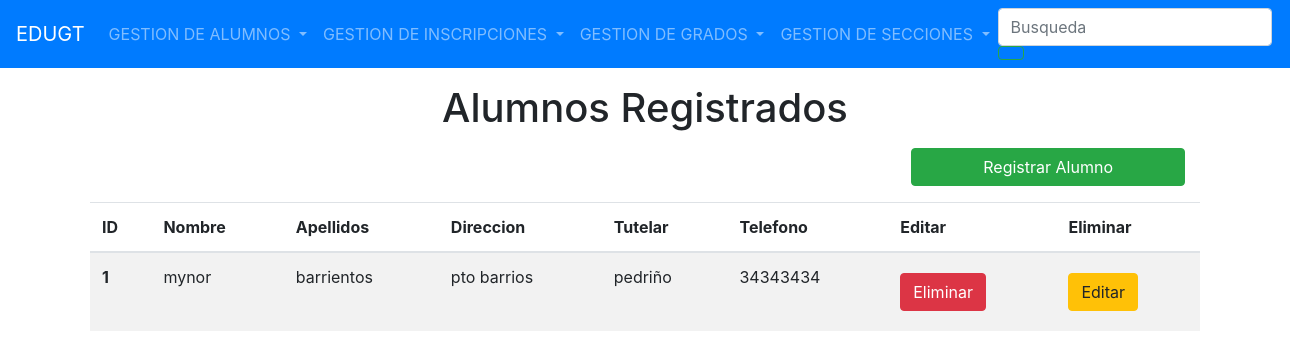
/listarAlumnos/, run on an earlier commit of the app's database.
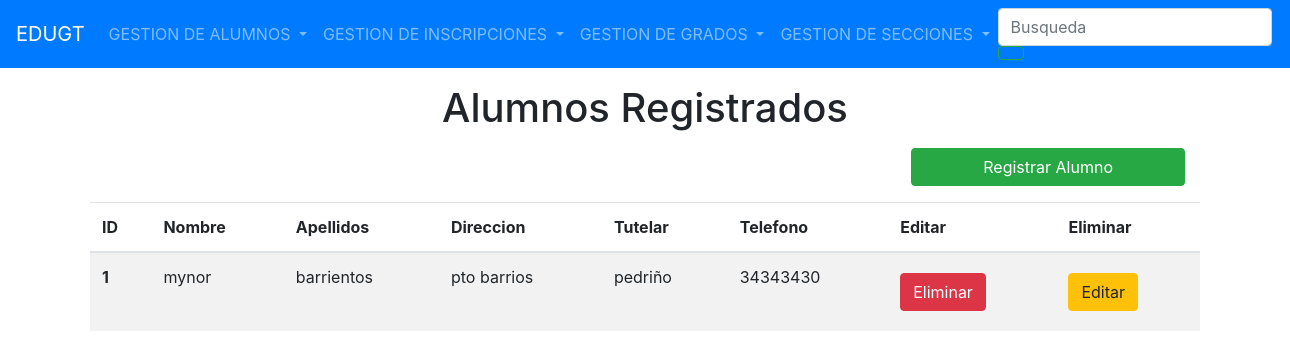
And on a later commit of the database.
### Models/Alumno/models.py (models this page shows, shortened)
class Alumno(models.Model):
    id_alumno= models.AutoField(primary_key=True)
    Nombre =  models.CharField(max_length=30)
    Apellido = models.CharField(max_length=30)
    Direccion = models.CharField(max_length=30)
    Tutelar = models.CharField(max_length=30)
    Telefono= models.IntegerField()

### Models/Alumno/views.py (the view)
# urls.py: path("listarAlumnos/", FormularioAlumnoView.listar_alumnos, name='listarAlumnos'),
    def listar_alumnos(request):
        alumnos = Alumno.objects.all()
        return render(request, "ListaAlumnos.html",{"lb_alumnos": alumnos})

### Templates/ListaAlumnos.html (shortened to what this page needs)
{% extends 'index.html' %}
{% block content  %}
    <h1 align="center">Alumnos Registrados</h1>
        <div class="row col-12 justify-content-end mb-2 pr-0">
        <a class="btn btn-success col-md-3" href="{% url 'registrarAlumno' %}">Registrar Alumno</a>
        </div>
<table class="table table-striped">
  <thead>
    <tr>
      <th scope="col">ID</th>
      <th scope="col">Nombre</th>
      <th scope="col">Apellidos</th>
      <th scope="col">Direccion</th>
        <th scope="col">Tutelar</th>
        <th scope="col">Telefono</th>
        <th scope="col">Editar</th>
        <th scope="col">Eliminar</th>
    </tr>
  </thead>
  <tbody>
  {% for alumno in lb_alumnos %}
     <tr>
      <th scope="row">{{ alumno.id_alumno }}</th>
      <td>{{ alumno.Nombre }}</td>
      <td>{{alumno.Apellido}}</td>
      <td>{{alumno.Direccion}}</td>
      <td>{{alumno.Tutelar}}</td>
      <td>{{alumno.Telefono}}</td>
 <td>
                            <a href="{% url 'ELIMINAROBEJTO' alumno.pk %}" class="btn btn-danger btn-icon-split">
                                <span class="text">Eliminar</span>
                            </a>
                        </td>
      <td>
                            <a href="{% url 'MODIFICARLU' alumno.pk %}" class="btn btn-warning btn-icon-split">
                                <span class="text">Editar</span>
                            </a>
                        </td>
  {% endfor %}
  </tbody>
</table>
{% endblock %}

What changed in the data, as far as the page shows it:
changed Alumno "mynor": Telefono "34343434" → "34343430"
